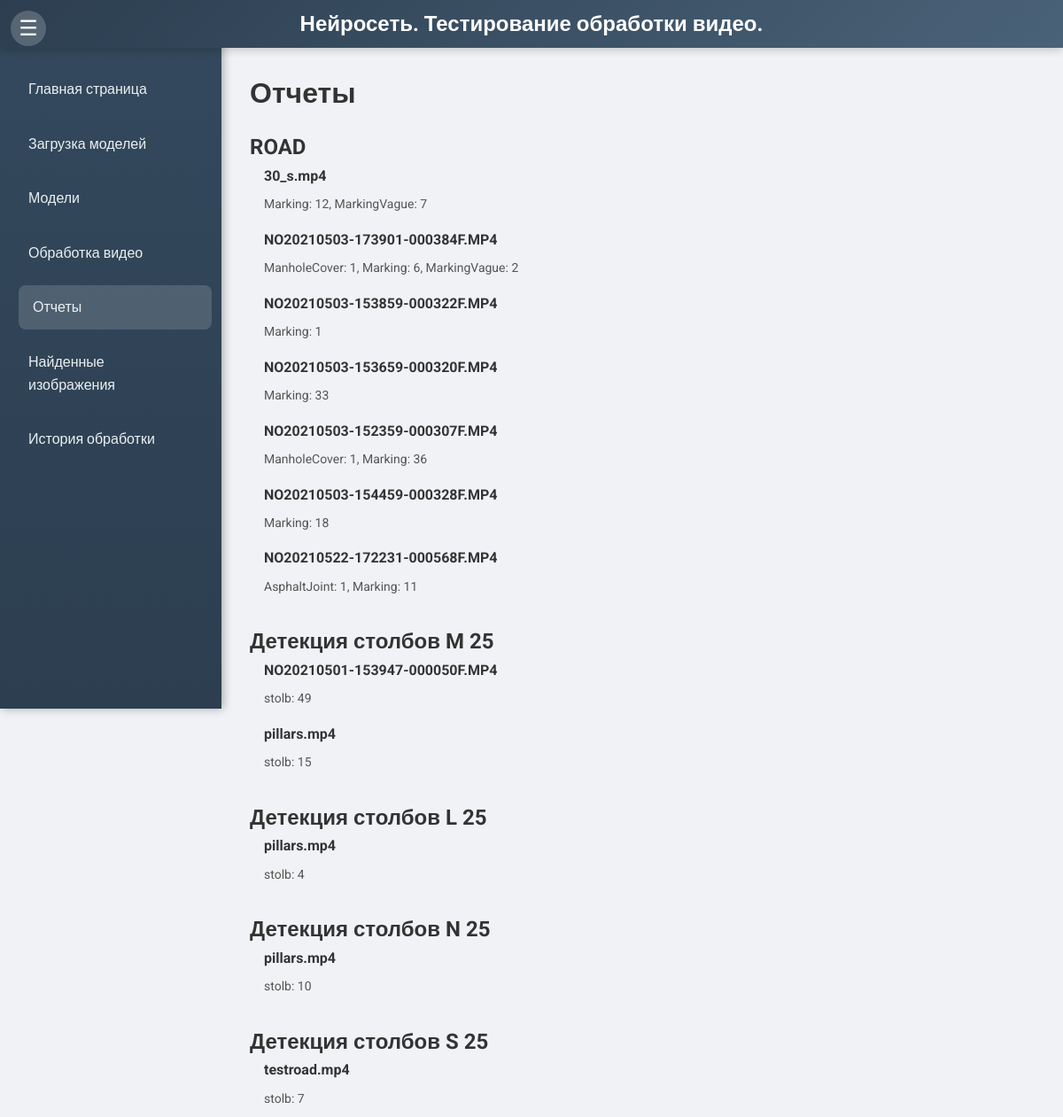
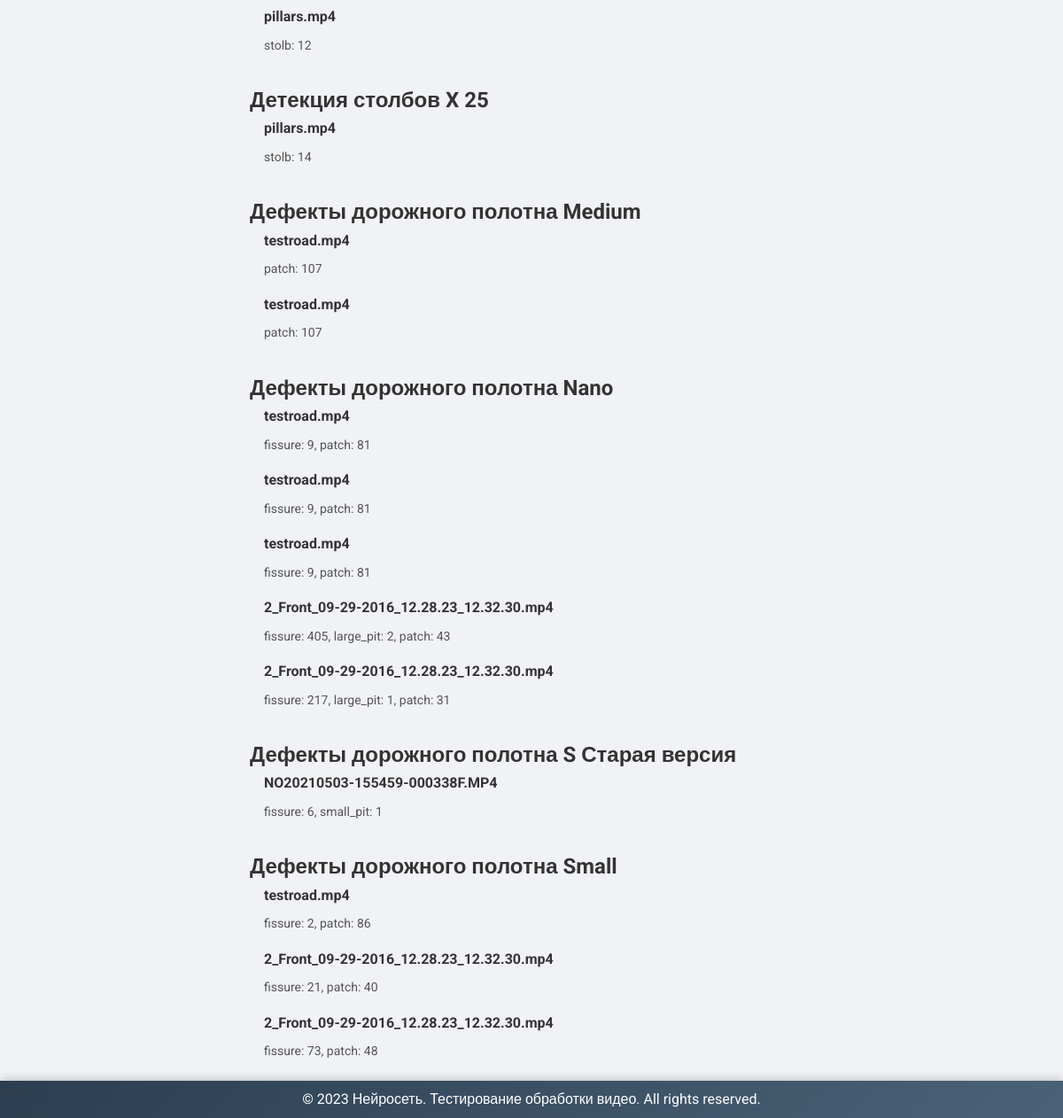
Page /reports on the committed database (2 pictures, top to bottom).
### models.py (models this page shows)
class UploadedFile(db.Model):
    id = db.Column(db.Integer, primary_key=True)
    model_name = db.Column(db.String(255), nullable=False)
    version = db.Column(db.String(10), nullable=False)
    task_type = db.Column(db.String(50), nullable=False)
    description = db.Column(db.Text, nullable=False)
    file_path = db.Column(db.String(255), nullable=False)
    original_filename = db.Column(db.String(255), nullable=False)
    filename_without_guid = db.Column(db.String(255), nullable=False)
    upload_datetime = db.Column(db.DateTime, default=datetime.utcnow)

class DetectedObject(db.Model):
    id = db.Column(db.Integer, primary_key=True)
    uploaded_file_id = db.Column(db.Integer, db.ForeignKey('uploaded_file.id'), nullable=False)
    detection_datetime = db.Column(db.DateTime, default=datetime.utcnow)
    image_name = db.Column(db.String(255), nullable=False)
    video_name = db.Column(db.String(255), nullable=False)
    folder = db.Column(db.String(255), nullable=False)
    class_name = db.Column(db.String(255), nullable=False)
    processing_number = db.Column(db.Integer, nullable=False)
    description = db.Column(db.Text, nullable=False)
    uploaded_file = db.relationship('UploadedFile', backref='detected_objects')

### app.py (the view)
@app.route('/reports', methods=['GET'])
def reports():
    summary_query = (db.session.query(
        UploadedFile.model_name,
        DetectedObject.video_name,
        DetectedObject.class_name,
        func.count(DetectedObject.class_name).label('class_count')
    )
    .join(DetectedObject, UploadedFile.id == DetectedObject.uploaded_file_id)
    .group_by(UploadedFile.model_name, DetectedObject.video_name, DetectedObject.class_name)
    .order_by(UploadedFile.model_name, DetectedObject.video_name)
    .all())
    summary_data = {}
    for model_name, video_name, class_name, class_count in summary_query:
        if model_name not in summary_data:
            summary_data[model_name] = {}
        if video_name not in summary_data[model_name]:
            summary_data[model_name][video_name] = []
        summary_data[model_name][video_name].append((class_name, class_count))
    return render_template('reports.html', current_page='reports', summary_data=summary_data)

### templates/reports.html (shortened to what this page needs)
{% extends 'base.html' %}
{% block content %}
    <h1>Отчеты</h1>
    <div class="summary-report">
        {% for model_name, videos in summary_data.items() %}
            <div class="model-group">
                <h2>{{ model_name }}</h2>
                {% for video_name, classes in videos.items() %}
                    <div class="video-group">
                        <h3>{{ video_name.split('_', 1)[1] if '_' in video_name else video_name }}</h3>
                        <p>
                            {% for class_name, count in classes %}
                                {{ class_name }}: {{ count }}{% if not loop.last %}, {% endif %}
                            {% endfor %}
                        </p>
                    </div>
                {% endfor %}
            </div>
        {% endfor %}
    </div>
{% endblock %}

### static/css/styles.css (style rules this page uses)
* { margin: 0; padding: 0; box-sizing: border-box; }
body { font-family: 'Roboto', sans-serif; line-height: 1.6; background-color: #f0f2f5; color: #333; }
.summary-report { margin-top: 1rem; }
.model-group { margin-bottom: 2rem; }
.video-group { margin-left: 1rem; margin-bottom: 1rem; }
.video-group h3 { font-size: 16px; margin-bottom: 0.5rem; }
.video-group p { font-size: 14px; color: #555; }

### rows in the picture
UploadedFile: model_name "ROAD", video_name "30_s.mp4" "NO20210503-173901-000384F.MP4" "NO20210503-153859-000322F.MP4" "NO20210503-153659-000320F.MP4" "NO20210503-152359-000307F.MP4" "NO20210503-154459-000328F.MP4" "NO20210522-172231-000568F.MP4", classes "Marking" "MarkingVague" "ManholeCover" "Marking" "MarkingVague" "Marking" "Marking" "ManholeCover" "Marking" "Marking" "AsphaltJoint" "Marking", classes "12" "7" "1" "6" "2" "1" "33" "1" "36" "18" "1" "11"
UploadedFile: model_name "Детекция столбов M 25", video_name "NO20210501-153947-000050F.MP4" "pillars.mp4"
DetectedObject: class_name "stolb", id "49"
DetectedObject: class_name "stolb", id "15"
UploadedFile: model_name "Детекция столбов L 25", video_name "pillars.mp4", classes "stolb", classes "4"
UploadedFile: model_name "Детекция столбов N 25", video_name "pillars.mp4"
DetectedObject: class_name "stolb", id "10"
UploadedFile: model_name "Детекция столбов S 25", video_name "testroad.mp4" "pillars.mp4", classes "stolb", classes "7"
DetectedObject: class_name "stolb", id "12"
UploadedFile: model_name "Детекция столбов X 25", video_name "pillars.mp4", classes "stolb", classes "14"
UploadedFile: model_name "Дефекты дорожного полотна Medium", video_name "testroad.mp4" "testroad.mp4"
DetectedObject: class_name "patch", id "107"
UploadedFile: model_name "Дефекты дорожного полотна Nano", video_name "testroad.mp4" "testroad.mp4" "testroad.mp4" "2_Front_09-29-2016_12.28.23_12.32.30.mp4" "2_Front_09-29-2016_12.28.23_12.32.30.mp4", classes "patch" "patch" "patch" "fissure" "patch" "large_pit" "patch", classes "81" "81" "81" "405" "43" "1" "31"
DetectedObject: class_name "fissure", processing_number "9"
DetectedObject: class_name "large_pit", processing_number "2"
DetectedObject: class_name "fissure", processing_number "217"
UploadedFile: model_name "Дефекты дорожного полотна S Старая версия", video_name "NO20210503-155459-000338F.MP4", classes "small_pit", classes "1"
DetectedObject: class_name "fissure", processing_number "6"
UploadedFile: model_name "Дефекты дорожного полотна Small", video_name "testroad.mp4" "2_Front_09-29-2016_12.28.23_12.32.30.mp4" "2_Front_09-29-2016_12.28.23_12.32.30.mp4", classes "fissure" "patch" "fissure" "patch" "fissure" "patch", classes "2" "86" "21" "40" "73" "48"
